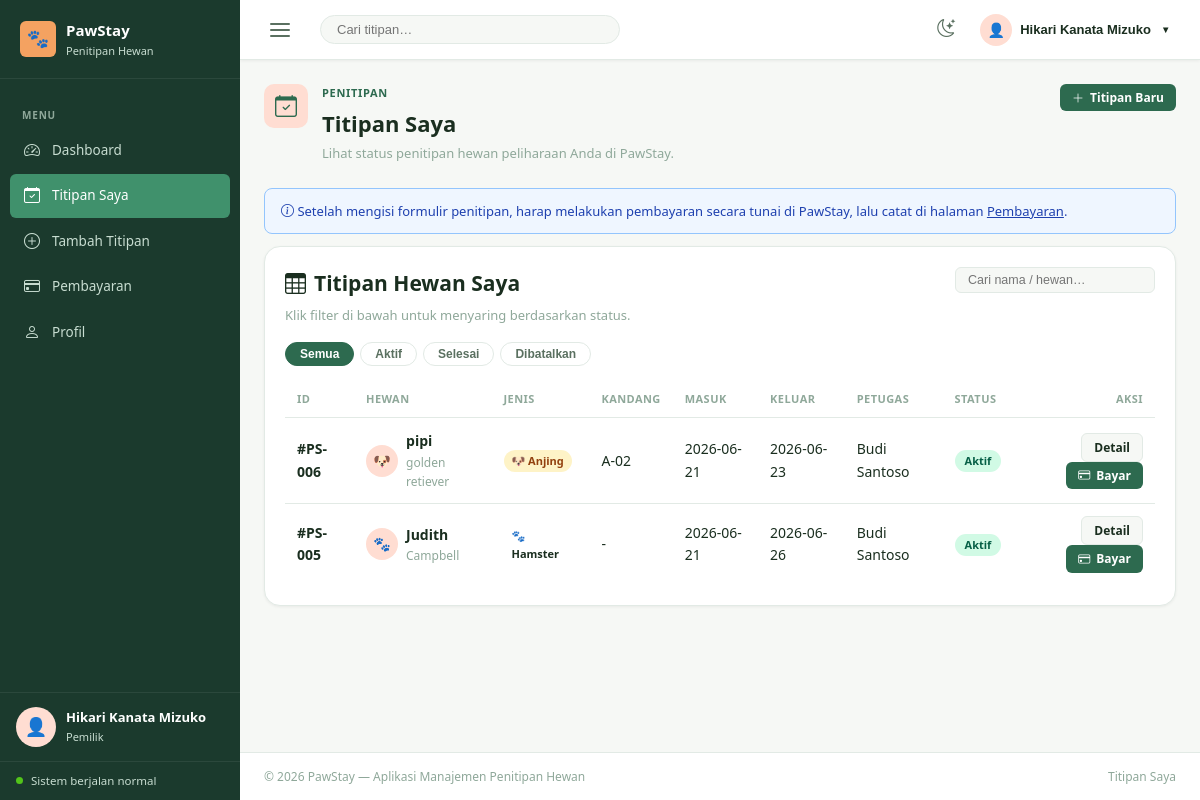
/pawstay/bookings.php (signed in), run on the app's committed database.
### tables this page shows
CREATE TABLE `penitipan` (
  `id_penitipan` int(10) UNSIGNED NOT NULL,
  `id_hewan` int(10) UNSIGNED NOT NULL,
  `id_petugas` int(10) UNSIGNED DEFAULT NULL,
  `tanggal_masuk` date NOT NULL,
  `tanggal_keluar` date DEFAULT NULL,
  `kandang` varchar(20) DEFAULT NULL,
  `status` enum('Menunggu Verifikasi','Aktif','Selesai','Batal') NOT NULL DEFAULT 'Menunggu Verifikasi',
  `catatan` text DEFAULT NULL,
  `terverifikasi_at` datetime DEFAULT NULL,
  `created_at` datetime NOT NULL DEFAULT current_timestamp(),
  `updated_at` datetime NOT NULL DEFAULT current_timestamp() ON UPDATE current_timestamp()
);

CREATE TABLE `hewan` (
  `id_hewan` int(10) UNSIGNED NOT NULL,
  `id_pemilik` int(10) UNSIGNED NOT NULL,
  `nama_hewan` varchar(100) NOT NULL,
  `jenis_hewan` varchar(50) NOT NULL,
  `ras` varchar(100) DEFAULT NULL,
  `umur` int(11) DEFAULT NULL,
  `berat` decimal(5,2) DEFAULT NULL,
  `keterangan` text DEFAULT NULL,
  `foto` varchar(255) DEFAULT NULL,
  `created_at` datetime NOT NULL DEFAULT current_timestamp(),
  `updated_at` datetime NOT NULL DEFAULT current_timestamp() ON UPDATE current_timestamp()
);

CREATE TABLE `petugas` (
  `id_petugas` int(10) UNSIGNED NOT NULL,
  `nama_petugas` varchar(100) NOT NULL,
  `username` varchar(50) NOT NULL,
  `password` varchar(255) NOT NULL,
  `email` varchar(100) DEFAULT NULL,
  `no_hp` varchar(20) DEFAULT NULL,
  `jabatan` varchar(50) DEFAULT 'Petugas Penitipan',
  `status` enum('Aktif','Nonaktif') NOT NULL DEFAULT 'Aktif',
  `created_at` datetime NOT NULL DEFAULT current_timestamp(),
  `updated_at` datetime NOT NULL DEFAULT current_timestamp() ON UPDATE current_timestamp()
);

### pawstay/koneksi.php (called while the page is built, shortened)
<?php
try {
    $dsn = sprintf(
        'mysql:host=%s;dbname=%s;charset=%s',
        DB_HOST, DB_NAME, DB_CHARSET
    );
    $pdo = new PDO($dsn, DB_USER, DB_PASS, [
        PDO::ATTR_ERRMODE            => PDO::ERRMODE_EXCEPTION,
        PDO::ATTR_DEFAULT_FETCH_MODE => PDO::FETCH_ASSOC,
        PDO::ATTR_EMULATE_PREPARES   => false,
    ]);
} catch (PDOException $e) {
    http_response_code(500);
    die(json_encode([
        'status'  => 'error',
        'message' => 'Koneksi database gagal. Silakan hubungi administrator.',
        'detail'  => (ini_get('display_errors') ? $e->getMessage() : null),
    ]));
}
function dbFetchAll(string $sql, array $params = []): array
{
    global $pdo;
    $stmt = $pdo->prepare($sql);
    $stmt->execute($params);
    return $stmt->fetchAll();
}
function namaUser(): string
{
    return htmlspecialchars($_SESSION['nama_pemilik'] ?? 'Pengguna', ENT_QUOTES, 'UTF-8');
}

### pawstay/bookings.php (the view, shortened to what this page needs)
<?php
require_once 'koneksi.php';
$namaUser = namaUser();
?>
<!DOCTYPE html>
<html lang="id" data-theme="light">
<head>
  <link rel="stylesheet" href="https://cdn.jsdelivr.net/npm/bootstrap-icons@1.11.3/font/bootstrap-icons.min.css">
  <link rel="stylesheet" href="style.css">
</head>
<body>
<div class="admin-shell">
  <aside class="admin-sidebar" id="adminSidebar">
    <div class="sidebar-header">
      <a class="brand-mark" href="index.php">
        <span class="brand-icon">🐾</span>
        <span class="brand-copy"><span class="brand-title">PawStay</span><span class="brand-subtitle">Penitipan Hewan</span></span>
      </a>
    </div>
    <nav class="sidebar-nav">
      <div class="nav-section-label">Menu</div>
      <a class="nav-link" href="index.php"><span class="nav-icon"><i class="bi bi-speedometer2"></i></span><span class="nav-text">Dashboard</span></a>
      <a class="nav-link active" href="bookings.php"><span class="nav-icon"><i class="bi bi-calendar-check"></i></span><span class="nav-text">Titipan Saya</span></a>
      <a class="nav-link" href="add-booking.php"><span class="nav-icon"><i class="bi bi-plus-circle"></i></span><span class="nav-text">Tambah Titipan</span></a>
      <a class="nav-link" href="payments.php"><span class="nav-icon"><i class="bi bi-credit-card"></i></span><span class="nav-text">Pembayaran</span></a>
      <a class="nav-link" href="profile.php"><span class="nav-icon"><i class="bi bi-person"></i></span><span class="nav-text">Profil</span></a>
    </nav>
    <div class="sidebar-user">
      <div class="avatar-placeholder avatar-md">👤</div>
      <div><strong><?= $namaUser ?></strong><small>Pemilik</small></div>
    </div>
    <div class="sidebar-footer"><span class="status-dot"></span><span>Sistem berjalan normal</span></div>
  </aside>
  <div class="admin-main">
    <nav class="admin-navbar">
      <button class="sidebar-toggle" data-sidebar-toggle><span></span><span></span><span></span></button>
      <input class="search-input ms-3" type="search" placeholder="Cari titipan…" style="flex:1;max-width:300px">
      <div class="navbar-actions">
        <button class="icon-button" data-theme-toggle><i class="bi bi-moon-stars" data-theme-icon></i></button>
        <div class="dropdown">
          <button class="profile-button dropdown-toggle">
            <div class="avatar-placeholder avatar-sm">👤</div>
            <span class="profile-name"><?= $namaUser ?></span>
          </button>
        </div>
      </div>
    </nav>
    <main class="dashboard-content">
      <div class="page-heading">
        <div class="page-heading-copy">
          <span class="page-icon"><i class="bi bi-calendar-check"></i></span>
          <div>
            <p class="eyebrow mb-1">Penitipan</p>
            <h1 style="font-size:22px;font-weight:700;margin-bottom:2px">Titipan Saya</h1>
            <p class="text-muted mb-0" style="font-size:13px">Lihat status penitipan hewan peliharaan Anda di PawStay.</p>
          </div>
        </div>
        <div class="heading-actions">
          <a class="btn btn-primary btn-sm" href="add-booking.php"><i class="bi bi-plus-lg"></i> Titipan Baru</a>
        </div>
      </div>
      <div class="alert mb-3" style="background:#eff6ff;border:1px solid #93c5fd;color:#1e40af;padding:12px 16px;border-radius:8px;font-size:13px;">
        <i class="bi bi-info-circle"></i> Setelah mengisi formulir penitipan, harap melakukan pembayaran secara tunai di PawStay, lalu catat di halaman <a href="payments.php" style="color:#1e40af;text-decoration:underline;">Pembayaran</a>.
      </div>
      <?php
        $idPemilik = (int) $_SESSION['id_pemilik'];
        $bookings = dbFetchAll("
          SELECT
            pt.id_penitipan,
            pt.tanggal_masuk,
            pt.tanggal_keluar,
            pt.kandang,
            pt.status,
            pt.catatan,
            h.nama_hewan,
            h.jenis_hewan,
            h.ras,
            pm.nama_pemilik,
            pg.nama_petugas
          FROM penitipan pt
          JOIN hewan h    ON h.id_hewan    = pt.id_hewan
          JOIN pemilik pm ON pm.id_pemilik = h.id_pemilik
          JOIN petugas pg ON pg.id_petugas = pt.id_petugas
          WHERE h.id_pemilik = ?
          ORDER BY pt.id_penitipan DESC
        ", [$idPemilik]);
      ?>
      <div class="panel">
        <div class="panel-header" style="flex-wrap:wrap;gap:12px">
          <div>
            <h2 class="section-title h5 mb-1"><i class="bi bi-table"></i> Titipan Hewan Saya</h2>
            <p class="text-muted mb-0" style="font-size:13px">Klik filter di bawah untuk menyaring berdasarkan status.</p>
          </div>
          <input class="table-search" type="search" placeholder="Cari nama / hewan…" data-table-search="bookingsTable">
        </div>
        <div class="chip-tabs" data-table-target="bookingsTable">
          <button class="chip active" data-filter="all">Semua</button>
          <button class="chip" data-filter="aktif">Aktif</button>
          <button class="chip" data-filter="selesai">Selesai</button>
          <button class="chip" data-filter="batal">Dibatalkan</button>
        </div>
        <div class="table-responsive">
          <table id="bookingsTable">
            <thead>
              <tr>
                <th>ID</th>
                <th>Hewan</th>
                <th>Jenis</th>
                <th>Kandang</th>
                <th>Masuk</th>
                <th>Keluar</th>
                <th>Petugas</th>
                <th>Status</th>
                <th class="text-end">Aksi</th>
              </tr>
            </thead>
            <tbody>
              <?php if (count($bookings) === 0): ?>
              <tr>
                <td colspan="9" style="text-align:center;padding:40px;color:var(--text-muted);">
                  <i class="bi bi-inbox" style="font-size:32px;display:block;margin-bottom:8px;"></i>
                  Belum ada data titipan. <a href="add-booking.php">Tambah titipan baru</a>
                </td>
              </tr>
              <?php else: foreach ($bookings as $b):
                $spesiesEmoji = ['kucing'=>'🐱','anjing'=>'🐶','burung'=>'🐦','kelinci'=>'🐰','lainnya'=>'🐾'];
                $spesiesClass = ['kucing'=>'species-cat','anjing'=>'species-dog','burung'=>'species-bird','kelinci'=>'species-rabbit'];
                $key   = strtolower($b['jenis_hewan']);
                $emoji = $spesiesEmoji[$key] ?? '🐾';
                $spCls = $spesiesClass[$key] ?? '';
                $statusMap = [
                  'aktif'   => ['label'=>'Aktif',      'badge'=>'badge-success'],
                  'selesai' => ['label'=>'Selesai',     'badge'=>'badge-secondary'],
                  'batal'   => ['label'=>'Dibatalkan',  'badge'=>'badge-danger'],
                ];
                $st = $statusMap[strtolower($b['status'])] ?? ['label'=>$b['status'],'badge'=>''];
              ?>
              <tr data-status="<?= strtolower($b['status']) ?>">
                <td class="fw-semibold">#PS-<?= str_pad($b['id_penitipan'], 3, '0', STR_PAD_LEFT) ?></td>
                <td>
                  <div class="d-flex align-items-center gap-2">
                    <div class="avatar-placeholder avatar-sm"><?= $emoji ?></div>
                    <div>
                      <p class="fw-semibold mb-0"><?= htmlspecialchars($b['nama_hewan']) ?></p>
                      <p class="text-muted small mb-0"><?= htmlspecialchars($b['ras'] ?? '-') ?></p>
                    </div>
                  </div>
                </td>
                <td><span class="species-badge <?= $spCls ?>"><?= $emoji ?> <?= htmlspecialchars($b['jenis_hewan']) ?></span></td>
                <td><?= htmlspecialchars($b['kandang'] ?? '-') ?></td>
                <td><?= htmlspecialchars($b['tanggal_masuk']) ?></td>
                <td><?= $b['tanggal_keluar'] ? htmlspecialchars($b['tanggal_keluar']) : '-' ?></td>
                <td><?= htmlspecialchars($b['nama_petugas']) ?></td>
                <td><span class="badge <?= $st['badge'] ?>"><?= $st['label'] ?></span></td>
                <td class="text-end">
                  <a href="detail-booking.php?id=<?= $b['id_penitipan'] ?>" class="btn btn-light btn-sm">Detail</a>
                  <a href="add-payment.php?id_penitipan=<?= $b['id_penitipan'] ?>" class="btn btn-primary btn-sm"><i class="bi bi-credit-card"></i> Bayar</a>
                </td>
              </tr>
              <?php endforeach; endif; ?>
            </tbody>
          </table>
        </div>
      </div>
    </main>
    <footer class="admin-footer">
      <span>© 2026 PawStay — Aplikasi Manajemen Penitipan Hewan</span>
      <span>Titipan Saya</span>
    </footer>
  </div>
</div>
</body>
</html>

### data on the page
penitipan: id_penitipan "006", id_hewan.jenis_hewan "🐶", id_hewan.nama_hewan "pipi", id_hewan.ras "golden retiever", id_hewan.jenis_hewan "Anjing", kandang "A-02", tanggal_masuk "2026-06-21", tanggal_keluar "2026-06-23", id_petugas.nama_petugas "Budi Santoso", status "Aktif"
penitipan: id_penitipan "005", id_hewan.jenis_hewan "🐾", id_hewan.nama_hewan "Judith", id_hewan.ras "Campbell", id_hewan.jenis_hewan "Hamster", kandang "-", tanggal_masuk "2026-06-21", tanggal_keluar "2026-06-26", id_petugas.nama_petugas "Budi Santoso", status "Aktif"

### other printed values
$namaUser "Hikari Kanata Mizuko"
